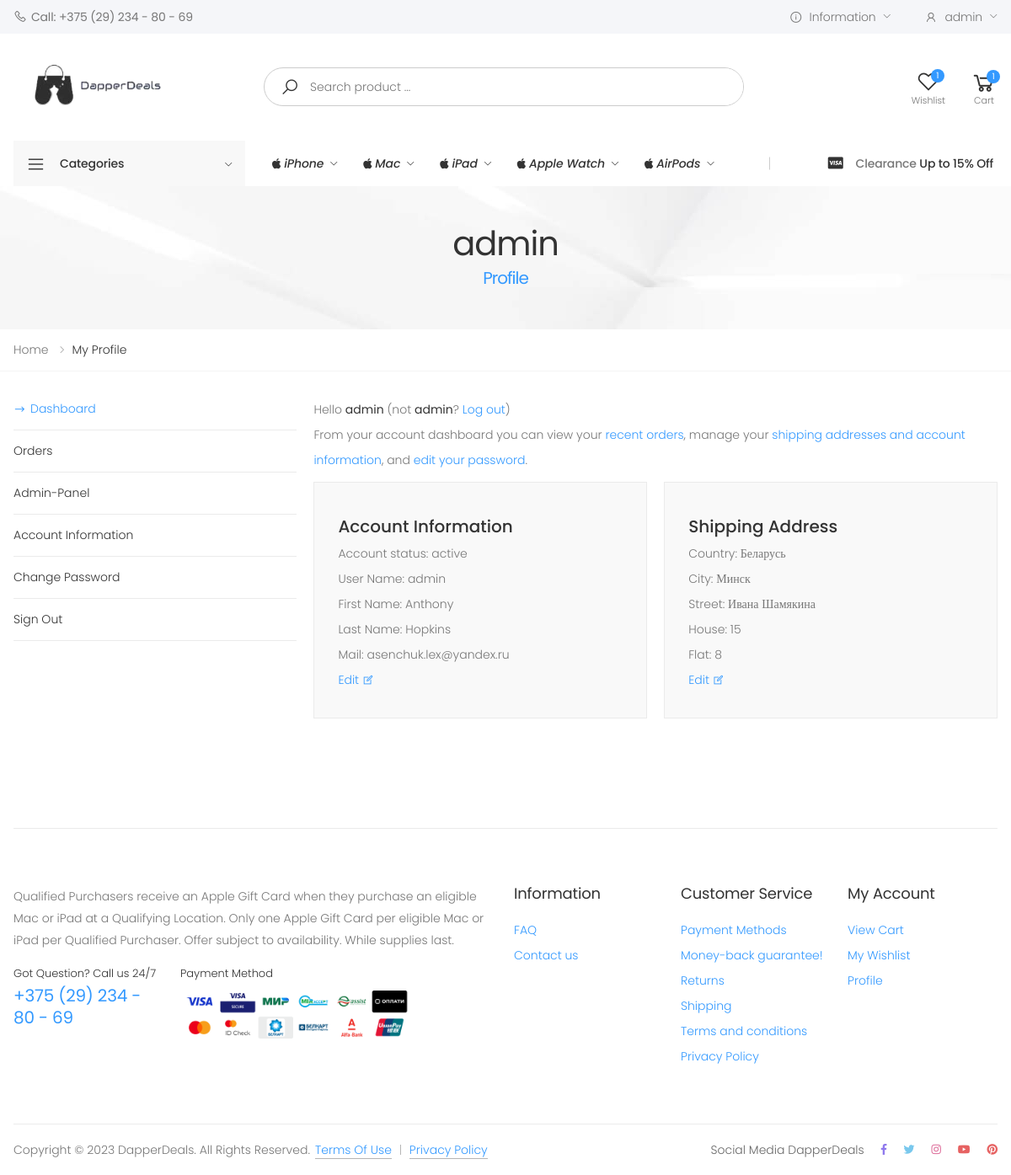
/profile/ (signed in), run on an earlier commit of the app's database.
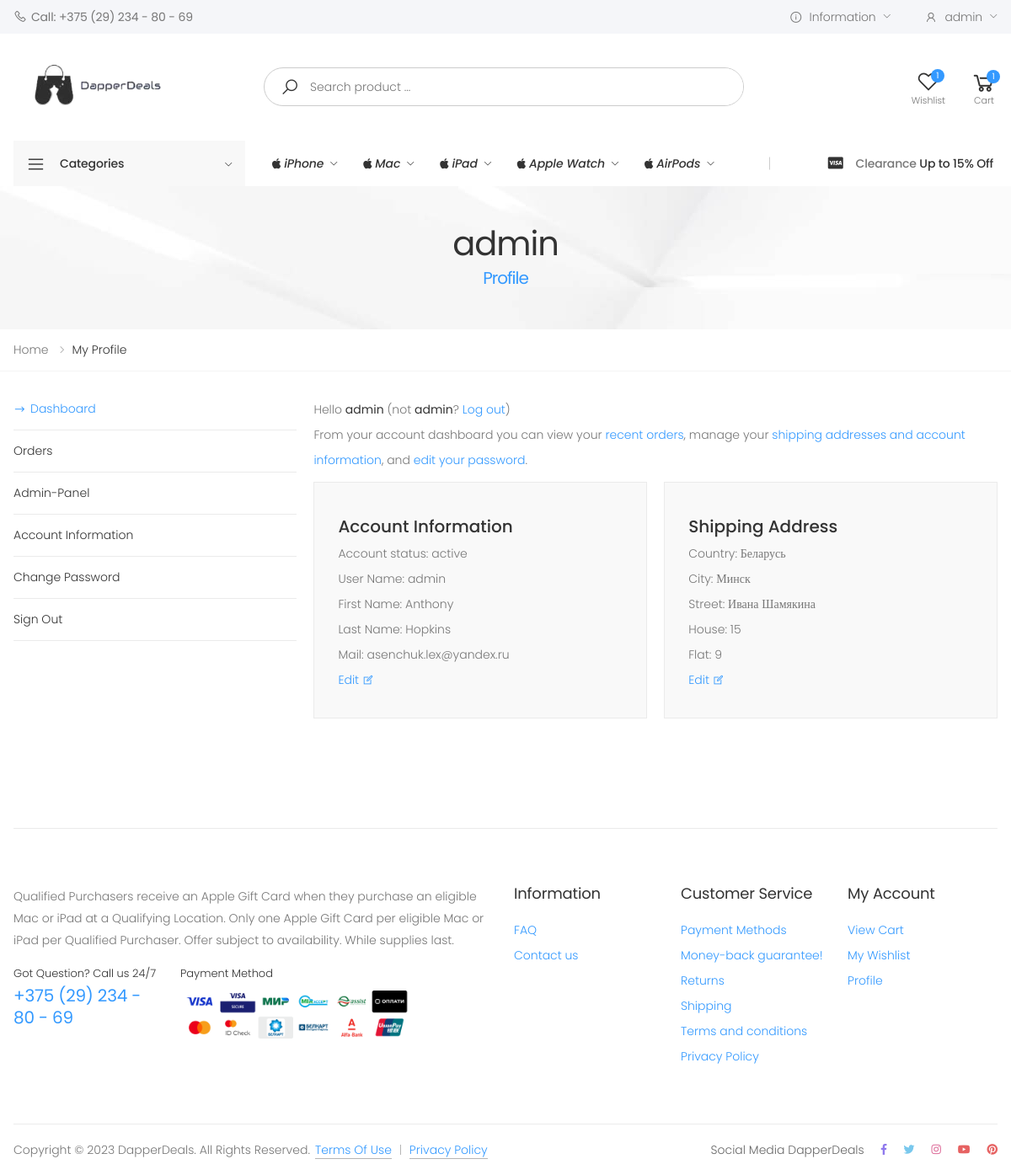
And on a later commit of the database.
### profiles/models.py (models this page shows)
class User(AbstractUser):
    country = models.CharField(max_length=64, blank=True)
    city = models.CharField(max_length=64, blank=True)
    street = models.CharField(max_length=64, blank=True)
    house = models.CharField(max_length=64, blank=True)
    flat = models.CharField(max_length=64, blank=True)

### profiles/views.py (the view)
# urls.py: path('profile/', profile, name='profile'),
@login_required()
def profile(request):
    if request.method == 'POST':
        form = UserProfileForm(data=request.POST, instance=request.user)
        if form.is_valid():
            form.save()
            messages.success(request, 'Данные успешно изменены. ')
            return HttpResponseRedirect(reverse('profiles:profile'))
    else:
        form = UserProfileForm(instance=request.user)
    context = {
        'form': form,
    }
    return render(request, 'profiles/profile.html', context)

### profiles/forms.py
class UserProfileForm(UserChangeForm):
    username = forms.CharField(widget=forms.TextInput(attrs={'readonly': True}))
    email = forms.CharField(widget=forms.EmailInput(attrs={'readonly': True}))
    class Meta:
        model = User
        fields = ('username', 'email', 'first_name', 'last_name', 'country', 'city', 'street', 'house', 'flat')
    def __init__(self, *args, **kwargs):
        super(UserProfileForm, self).__init__(*args, **kwargs)
        for field_name, filed in self.fields.items():
            filed.widget.attrs['class'] = 'form-control'

### products/context_processors.py (called while the page is built)
def categories(request):
    categories = ProductCategory.objects.all()
    return {'categories': categories}

def footer_filter(request):
    iphones = Product.objects.filter(new_product=True, category_id=1)
    macs = Product.objects.filter(new_product=True, category_id=2)
    ipads = Product.objects.filter(new_product=True, category_id=3)
    watches = Product.objects.filter(new_product=True, category_id=4)
    airpods = Product.objects.filter(new_product=True, category_id=5)
    return {
        'iphones': iphones,
        'macs': macs,
        'ipads': ipads,
        'watches': watches,
        'airpods': airpods,
    }

### profiles/templates/profiles/profile.html (shortened to what the changed rows need)
{% extends 'base.html' %}
{% load static %}
{% block page_content %}
<main class="main">
    <div class="page-header text-center" style="background-image: url({%static 'images/page-header-bg.jpg' %})">
        <div class="container">
            <h1 class="page-title">{{ user.username }}<span>Profile</span></h1>
        </div>
    </div>
    <div class="page-content">
        <div class="dashboard">
            <div class="container">
                <div class="row">
                    <div class="col-md-8 col-lg-9">
                        <div class="tab-content">
                            <div class="tab-pane fade show active" id="tab-dashboard" role="tabpanel"
                                 aria-labelledby="tab-dashboard-link">
                                <p>Hello <span class="font-weight-normal text-dark">{{ user.username }}</span> (not
                                    <span
                                            class="font-weight-normal text-dark">{{ user.username }}</span>? <a
                                            href="{% url 'profiles:logout' %}">Log out</a>)
                                    <br>
                                    From your account dashboard you can view your <a href="#tab-orders"
                                                                                     class="tab-trigger-link">recent
                                        orders</a>, manage your <a href="#tab-account" class="tab-trigger-link">shipping
                                        addresses and account information</a>, and <a href="{% url 'profiles:change_password' %}">edit
                                        your password</a>.</p>
                                <div class="row">
                                    <div class="col-lg-6">
                                        <div class="card card-dashboard">
                                            <div class="card-body">
                                                <h3 class="card-title">Account Information</h3>
                                                <p>Account status: {% if user.is_active %} active {% else %} inactive {% endif %}<br>
                                                    User Name: {{ user.username }}<br>
                                                    First Name: {{ user.first_name }}<br>
                                                    Last Name: {{ user.last_name }}<br>
                                                    Mail: {{ user.email }}<br>
                                                    <a href="#tab-account" class="tab-trigger-link">Edit </a></p>
                                            </div>
                                        </div>
                                    </div>
                                    <div class="col-lg-6">
                                        <div class="card card-dashboard">
                                            <div class="card-body">
                                                <h3 class="card-title">Shipping Address</h3>
                                                <p>Country: {{ user.country }}<br>
                                                    City: {{ user.city }}<br>
                                                    Street: {{ user.street }}<br>
                                                    House: {{ user.house}}<br>
                                                    Flat: {{ user.flat }}<br>
                                                    <a href="#tab-account" class="tab-trigger-link">Edit </a></p>
                                            </div>
                                        </div>
                                    </div>
                                </div>
                            </div>
                        </div>
                    </div>
                </div>
            </div>
        </div>
    </div>
</main>
{% endblock %}

### products/templates/base.html (shortened to what the changed rows need)
<!DOCTYPE html>
{% load static %}
<html lang="en" xmlns="http://www.w3.org/1999/html">
<head>
    <link rel="stylesheet" href="{% static 'css/line-awesome.min.css' %}">
    <link rel="stylesheet" href="{% static 'css/bootstrap.min.css' %}">
    <link rel="stylesheet" href="{% static 'css/owl.carousel.css' %}">
    <link rel="stylesheet" href="{% static 'css/magnific-popup.css' %}">
    <link rel="stylesheet" href="{% static 'css/jquery.countdown.css' %}">
    <link rel="stylesheet" href="{% static 'css/style.css' %}">
    <link rel="stylesheet" href="{% static 'css/main.css' %}">
    <link rel="stylesheet" href="{% static 'css/mainfront.css' %}">
    <link rel="stylesheet" href="{% static 'css/nouislider.css' %}">
</head>
<body>
<div class="page-wrapper">
    <header class="header header-intro-clearance header-4">
        <div class="header-top">
            <div class="container">
                <div class="header-right">
                    <ul class="top-menu">
                        <li>
                            <ul>
                                <li>
                                    {% if user.is_authenticated %}
                                    <div class="header-dropdown">
                                        <a href="#"><i class="icon-user"></i>{{ user.username }}</a>
                                    </div>
                                </li>
                                {% else %}
                                <li>
                                    <a href="{% url 'profiles:login' %}"><i class="icon-user"></i>Sign In</a>
                                </li>
                                {% endif %}
                            </ul>
                        </li>
                    </ul>
                </div>
            </div>
        </div>
    </header>
    {% block page_content %}
    {% endblock %}
</div>
</body>
</html>

What changed in the data, as far as the page shows it:
changed User "admin": flat "8" → "9"
